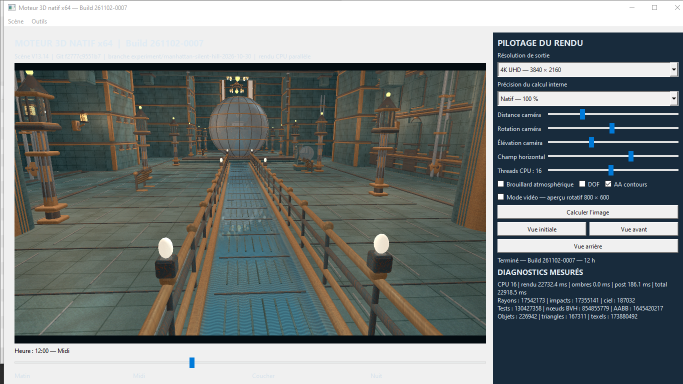
#> input picture experiments/2026-11-02-rapture-bathysphere-render-check/capture-build-261102-0007.png, 1366 x 768 px (shown at 1/2 size)
$ python pack_glb_pbr_material.py ../../../2026-11-02-rapture-bathysphere-render-check/capture-build-261102-0007.png ../../../2026-11-02-rapture-bathysphere-render-check/capture-build-261102-0007.png ../../../2026-11-02-rapture-bathysphere-render-check/capture-build-261102-0007.png out.png
#> lines starting #> are read from the running program, lines starting #| are printed output that depends on the picture
#!/usr/bin/env python3
"""Pack one glTF material's base-color, normal and roughness maps as M3DPBR2."""
from __future__ import annotations

import gzip
import struct
import sys
from pathlib import Path

import numpy as np
from PIL import Image


SIZE = 2048


def image(path: str, kind: str) -> np.ndarray:
#> called with kind = 'color'
    if path == "-":
        fill = (255, 255, 255) if kind == "color" else ((128, 128, 255) if kind == "normal" else (220, 220, 220))
        return np.broadcast_to(np.array(fill, dtype=np.uint8), (SIZE, SIZE, 3)).copy()
    with Image.open(path) as src:
#> src is the input picture: PIL image 1366x768 RGBA; mean R, G, B, A 118, 124.4, 123.7, 255
        if kind == "roughness":
            src = src.convert("RGB")
            src = src.getchannel("G")
            src = src.resize((SIZE, SIZE), Image.Resampling.LANCZOS)
            plane = np.asarray(src, dtype=np.uint8)
            return np.repeat(plane[..., None], 3, axis=2)
        src = src.convert("RGB").resize((SIZE, SIZE), Image.Resampling.LANCZOS)
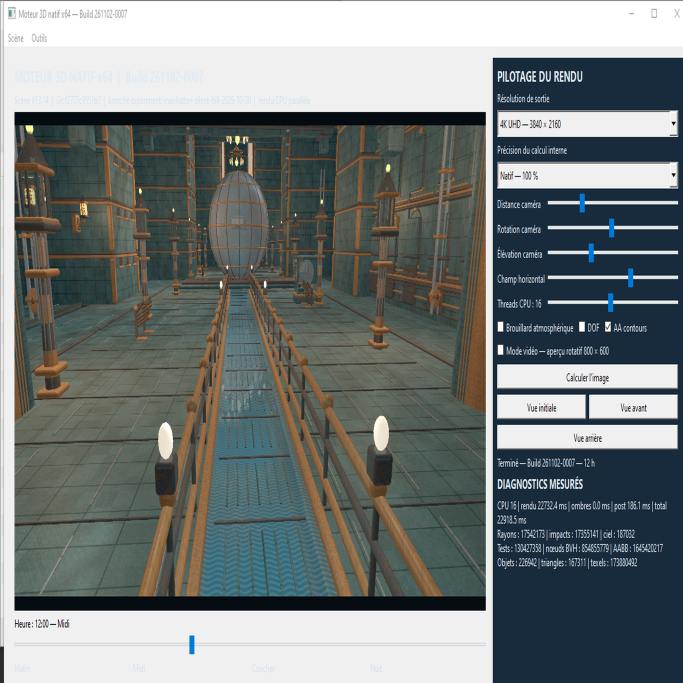
#> src: PIL image 2048x2048 RGB (shown at 1/3 size); mean R, G, B 118, 124.4, 123.6
        return np.asarray(src, dtype=np.uint8).copy()


def pack565(rgb: np.ndarray) -> np.ndarray:
    rgb = rgb.astype(np.uint16)
    return ((rgb[..., 0] >> 3) << 11) | ((rgb[..., 1] >> 2) << 5) | (rgb[..., 2] >> 3)


def pack_rgb888(rgb: np.ndarray) -> np.ndarray:
    rgb = rgb.astype(np.uint32)
    return (rgb[..., 0] << 16) | (rgb[..., 1] << 8) | rgb[..., 2]


def next_mip(a: np.ndarray, kind: str) -> np.ndarray:
    p = a.astype(np.float32).reshape(a.shape[0] // 2, 2, a.shape[1] // 2, 2, 3).mean(axis=(1, 3))
    if kind == "normal":
        p = p / 127.5 - 1.0
        p /= np.maximum(np.linalg.norm(p, axis=2, keepdims=True), 1e-8)
        p = (p + 1.0) * 127.5
    return np.clip(np.rint(p), 0, 255).astype(np.uint8)


def main() -> None:
    if len(sys.argv) != 5:
        raise SystemExit("usage: pack_glb_pbr_material.py BASECOLOR NORMAL METALLIC_ROUGHNESS OUT.m3dpbr.gz")
    maps = {name: image(path, name) for name, path in zip(("color", "normal", "roughness"), sys.argv[1:4])}
#> call 3 of image, with kind = 'roughness'
#> in image (call 3), `src = src.getchannel("G")`:
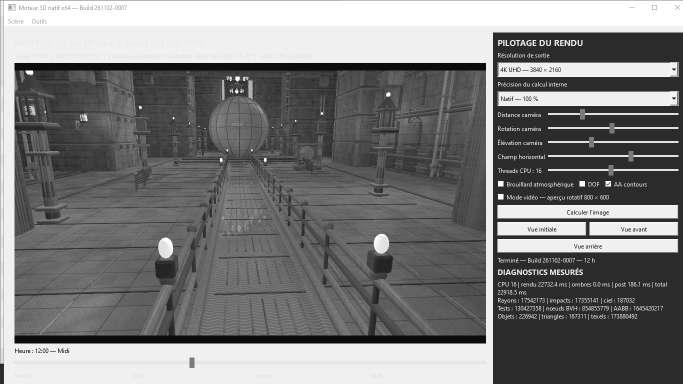
#> src: PIL image 1366x768 L (shown at 1/2 size); min 0, max 255, mean 124.4
#> in image (call 3), `src = src.resize((SIZE, SIZE), Image.Resampling.LANCZOS)`:
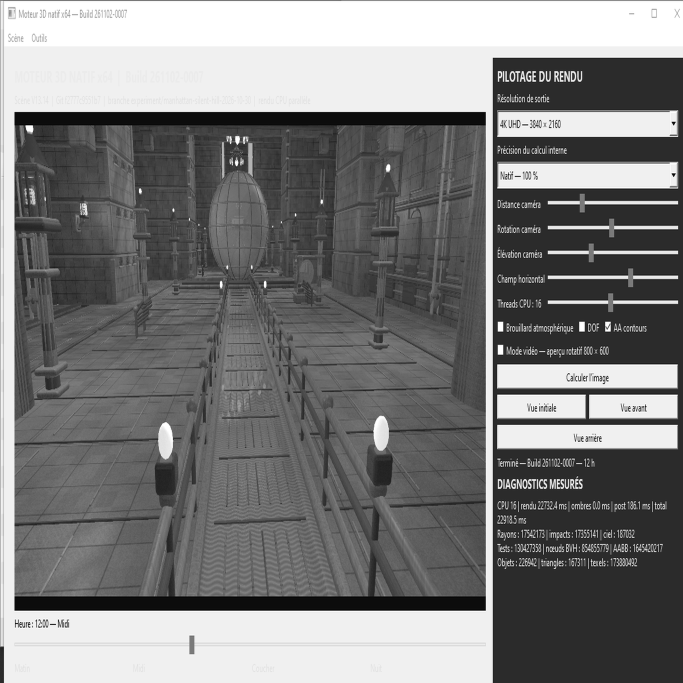
#> src: PIL image 2048x2048 L (shown at 1/3 size); min 0, max 255, mean 124.4
#> maps = 3 items
    levels = []
    size = SIZE
    while True:
        levels.append((size, [pack_rgb888(maps["color"]), pack565(maps["normal"]), pack565(maps["roughness"])]))
        if size == 1:
            break
        maps = {k: next_mip(v, k) for k, v in maps.items()}
        size //= 2
#> this loop made 12 passes
#> pass 2, in pack_rgb888 (call 2), `rgb = rgb.astype(np.uint32)`:
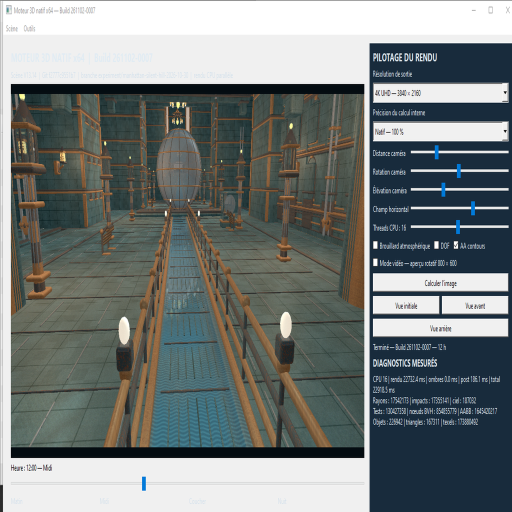
#> rgb: shape (1024, 1024, 3) uint32 (shown at 1/2 size); mean of channels 0, 1, 2 118, 124.4, 123.6; drawn as R, G, B
#> after the loop, levels = 12 items; size = 1
    raw = bytearray(b"M3DPBR2\0") + bytearray(struct.pack("<II", SIZE, len(levels)))
    for size, channels in levels:
        raw.extend(struct.pack("<I", size))
        for index, channel in enumerate(channels):
            raw.extend(channel.astype("<u4" if index == 0 else "<u2", copy=False).tobytes())
#> this loop made 12 passes
#> size on passes 1 to 11: 2048, 1024, 512, 256, 128, 64, 32, 16, 8, 4, 2
#> (size, channels) on pass 12: (1, [[7765116], [1007], [31727]])
    out = Path(sys.argv[4])
    out.parent.mkdir(parents=True, exist_ok=True)
    with out.open("wb") as f:
        with gzip.GzipFile(filename="", mode="wb", fileobj=f, compresslevel=6, mtime=0) as gz:
            gz.write(raw)


if __name__ == "__main__":
    main()
